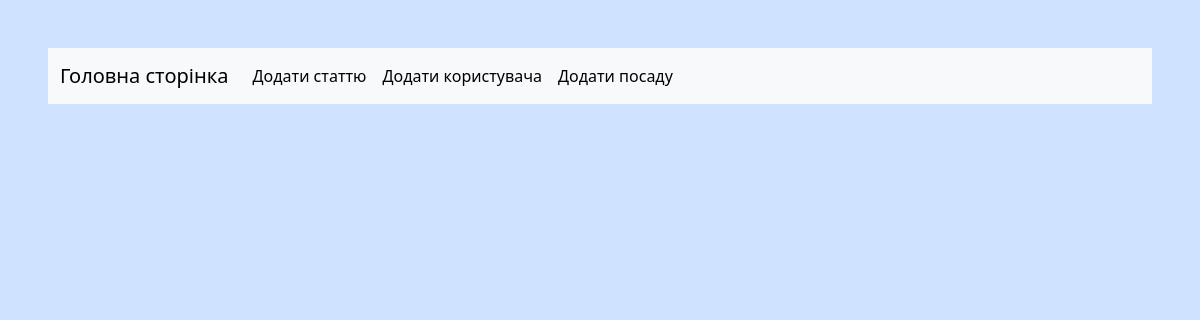
Before: / with the older database file.
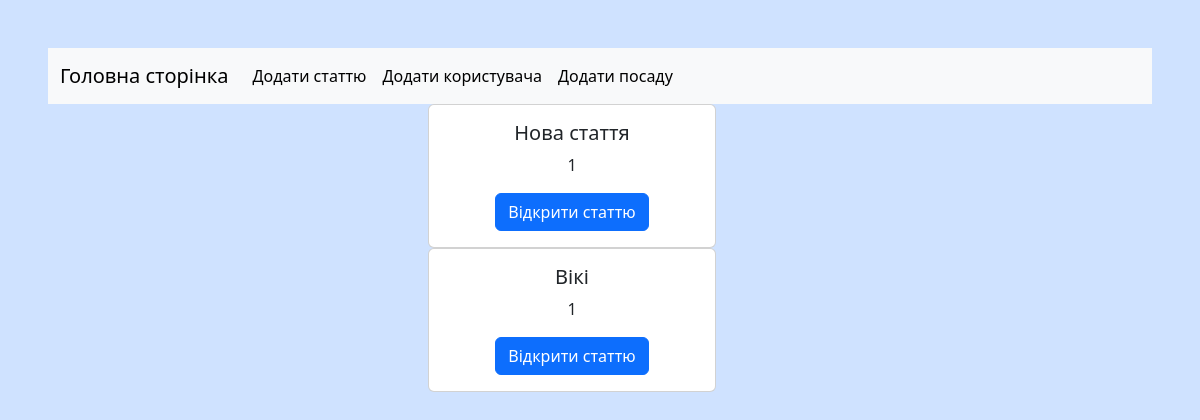
After: the same page with the newer database file.
### app/db/models/post.py (models this page shows)
class Post(Base):
    __tablename__ = "posts"
    id: Mapped[int] = mapped_column(primary_key=True)
    title: Mapped[str] = mapped_column(String(500))
    text: Mapped[str] = mapped_column(TEXT())
    create: Mapped[datetime] = mapped_column(TIMESTAMP(), server_default=func.now())
    user_id: Mapped[int] = mapped_column(ForeignKey(User.id))

### app/routes/post.py (the view)
@post_route.get("/")
def index():
    with Session() as session:
        posts = session.query(Post).all()
        return render_template("index.html", posts=posts)

### app/templates/index.html
{% extends "_base.html" %}
{% block center_content %}
    {% for post in posts %}
    <div class="card" style="width: 18rem;">
        <div class="card-body">
            <h5 class="card-title">{{ post.title }}</h5>
            <p class="card-text">{{ post.user_id }}</p>
            <a href="{{ url_for('posts.get_post', id=post.id) }}" class="btn btn-primary">Відкрити статтю</a>
        </div>
    </div>
    {% endfor %}
{% endblock center_content %}

### app/templates/_base.html (shortened to what this page needs)
<!DOCTYPE html>
<html lang="en">
<head>
    <link href="https://cdn.jsdelivr.net/npm/bootstrap@5.3.3/dist/css/bootstrap.min.css" rel="stylesheet">
</head>
<body class="p-5 bg-primary-subtle">
    {% include "_navbar.html" %}
    <div class="container text-center">
        <div class="row">
            <div class="col">
            </div>
            <div class="col">
                {% block center_content %}
                {% endblock center_content %}
            </div>
            <div class="col">
            </div>
        </div>
    </div>
</body>
</html>

### app/templates/_navbar.html (shortened to what this page needs)
<nav class="navbar navbar-expand-lg bg-body-tertiary">
  <div class="container-fluid">
    <a class="navbar-brand" href="{{ url_for('posts.index') }}">Головна сторінка</a>
    <div class="collapse navbar-collapse" id="navbarSupportedContent">
      <ul class="navbar-nav me-auto mb-2 mb-lg-0">
        <li class="nav-item">
          <a class="nav-link active" aria-current="page" href="{{ url_for('posts.add_post') }}">Додати статтю</a>
        </li>
        <li class="nav-item">
          <a class="nav-link active" aria-current="page" href="{{ url_for('users.add_user') }}">Додати користувача</a>
        </li>
        <li class="nav-item">
          <a class="nav-link active" aria-current="page" href="{{ url_for('positions.add_position') }}">Додати посаду</a>
        </li>
    </div>
  </div>
</nav>

Changed rows visible on the page:
added Post: title "Нова стаття", user_id "1"
added Post: title "Вікі", user_id "1"
